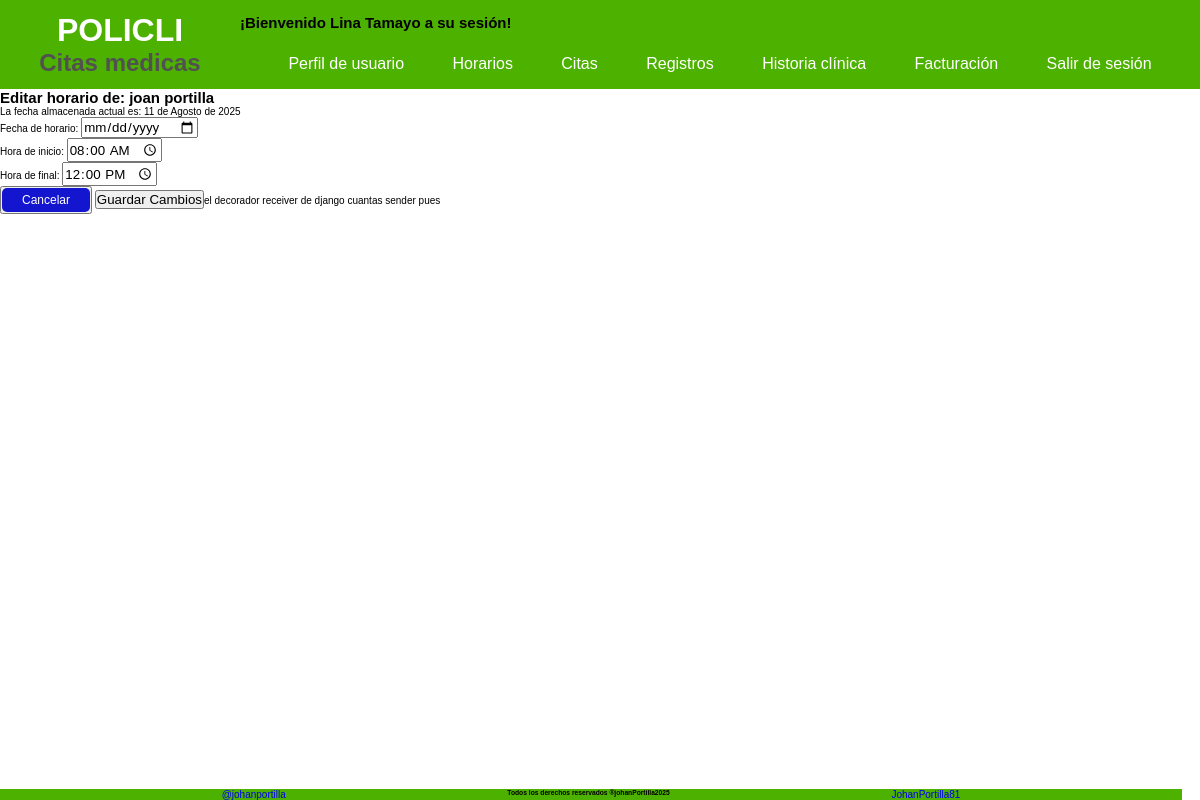
Screenshot of /sesion/listar/horarios/editar/1/ (signed in) with the database file from the repository.
### Aplicaciones/Inicio/models.py (models this page shows, shortened)
class CreacionUser(AbstractUser):
    class Tipo_User(models.TextChoices):
        ADMIN = 'Administrador',
        PACIENTE = 'Paciente'
        MEDICO = 'Medico'
        RECEPCION = 'Recepcionista'
    class Tipo_id(models.TextChoices):
        CEDULA = 'Cédula'
        TARJETA_ID= 'Tarjeta Identidad'
        CED_EXT = 'Cédula Extranjería'
        PASAPORTE = 'Pasaporte'
    tipo_id = models.CharField( max_length=20 ,choices = Tipo_id.choices, default = Tipo_id.CEDULA, verbose_name='Tipo de documento'  )
    numero_id = models.PositiveBigIntegerField(null=False, blank=False,  verbose_name='Numero de identificación', unique=True, default=0)
    telefono = models.PositiveBigIntegerField(null= False, blank= False, verbose_name='Teléfono', default=0)
    tipo_usuario = models.CharField(max_length=20, choices = Tipo_User.choices, default = Tipo_User.PACIENTE, verbose_name='Tipo Usuario')
    fecha_actualizacion = models.DateTimeField (auto_now=True, verbose_name='Ultima Actualización')
    nombre_completo= models.CharField(max_length = 100, null=False, blank= False, verbose_name='Nombre completo')
    cambiar_contrasena = models.BooleanField(default=True, verbose_name='Cambiar contraseña')

class CrearHorario(models.Model):
    id_usuario = models.ForeignKey(CreacionUser, on_delete= models.CASCADE, verbose_name='Medico')
    fecha = models.DateField(null=False, blank=False, verbose_name='Fecha de horario')
    hora_inicio = models.TimeField(null=False, blank=False, default= '08:00', verbose_name='Hora de inicio')# type: ignore
    hora_final = models.TimeField(null=False, blank=False, default= '18:00', verbose_name='Hora de final') # type: ignore
    duracion = models.IntegerField(null=False, blank=False, default= 20, verbose_name='Duración de Cita')
    fecha_registro = models.DateTimeField(auto_now_add=True)
    fecha_actualizacion = models.DateTimeField(auto_now=True)

### Aplicaciones/Inicio/views.py (the view, shortened to what this page needs)
@login_required # type: ignore
def editar_horario_medicos(request, pk):
    print('Entrando a editar horario medico')
    horaId = get_object_or_404(CrearHorario, pk=pk)
    medico= horaId.id_usuario
    if request.method == 'GET':
        admin = request.user
        print(admin.username)
        print(f'Horario # {horaId.pk}')
        form = Formato_editar_horario(instance=horaId, initial={'id_usuario': medico.nombre_completo, 'fecha': horaId.fecha})
        data = {
            'perfil': horaId,
            'admin': admin,
            'formato': form,
            'medico':medico
        }
        return render(request, 'sesiones/editar_horario.html', data)

### Aplicaciones/Inicio/forms.py (shortened to what this page needs)
class Formato_editar_horario(forms.ModelForm):
    class Meta:
        model = CrearHorario
        fields = ['fecha', 'hora_inicio', 'hora_final']
        widgets = {
            'fecha': forms.DateInput(attrs={'type': 'date'}),
            'hora_inicio': forms.TimeInput(format='%H:%M', attrs={'type': 'time', 'min': '06:00', 'max': '18:00'}),
            'hora_final': forms.TimeInput(format='%H:%M', attrs={'type': 'time', 'min': '06:00', 'max': '18:00'}),
        }

### templates/sesiones/editar_horario.html (shortened to what this page needs)
{% extends 'index.html' %}
{% block contenido1 %}
<div class="bloque__formulario">
    <h2 class="bloque__subtitulo">Editar horario de: {{perfil.id_usuario.nombre_completo}}</h2>
    <p>La fecha almacenada actual es: {{formato.fecha.value}}</p>
    <form class="formato__creacion" method="POST">
        {{ formato.as_p }}
        <div class="btn_opcion">
            <button>
                <a class="btn-secundary" href="{% url 'Lista_Horarios' %}">Cancelar</a>
            </button>
            <button class="envio" type="submit">Guardar Cambios</button>el decorador receiver de django cuantas sender pues
        </div>
    </form>
{% endblock %}

### templates/bloques/navbar_sesion.html (shortened to what this page needs)
<header class="header">
    <div class="navbar__container">
        <div>
            <h1 class="navbar__title">
                POLICLI
                <span class="navbar__subtitle">Citas medicas</span>
            </h1>
        </div>
        <div class="navbar-sesion">
            <h2 class="titulo__sesion">¡Bienvenido {{ user.nombre_completo }} a su sesión!</h2>
            <nav class="navbar-sesion__container">
                <ul class="navbar-sesion__list--first">
                    <li class="navbar-sesion__item">
                        <a href="{% url 'Principal' %}" class="navbar__link">Perfil de usuario</a>
                    </li>
                    <li class="navbar-sesion__item">
                        <a href="#" class="navbar__link">Horarios</a>
                    </li>
                    <li class="navbar-sesion__item">
                        <a href="#" class="navbar__link">Citas</a>
                    </li>
                    <li class="navbar-sesion__item"><a href="#" class="navbar__link">Registros</a>
                    </li>
                    <li class="navbar-sesion__item"><a href="#" class="navbar__link">Historia clínica</a>
                    </li>
                    <li class="navbar-sesion__item"><a href="#" class="navbar__link">Facturación</a></li>
                    <li class="navbar-sesion__item">
                        <a href="{% url 'Sesion_Cerrada' %}" class="navbar__link">Salir de sesión</a>
                    </li>
                </ul>
            </nav>
        </div>
    </div>
</header>

### static/css/variables.css (style rules this page uses)
:root { --primary-950: #4DB100; --primary-900: #55B40C; --primary-800: #67BC26; --primary-700: #79C43F; --primary-600: #8BCC59; --primary-500: #9DD472; --primary-400: #AEDB8C; --primary-300: #C0E3A5; --primary-200: #D2EBBF; --primary-100: #EAF3D8; --primary-50: #F6FBF2; --secundary-950:#FED638; --secundary-900:#FED841; --secundary-800:#FEDC55; --secundary-700:#FEE069; --secundary-600:#FEE47D; --secundary-500:#FEE891; --secundary-400:#FEECA5; --secundary-300:#FEF0B9; --secundary-200:#FEF4CD; --secundary-100:#FEF8E1; --secundary-50:#FEFCF5; --white: #fff; --black: #000; --gray-950: #101010; --gray-900: #262626; --gray-800: #3B3B3B; --gray-700: #515151; --gray-600: #676767; --gray-500: #7D7D7D; --gray-400: #929292; --gray-300: #A8A8A8; --gray-200: #BEBEBE; --gray-100: #D4D4D4; --gray-50: #E9E9E9; --main-font: Helvetica, Arial, sans-serif; --fs-xxxxl: 8.0rem; --fs-xxxl: 6.4rem; --fs-xxl: 4.8rem; --fs-xl: 4.0rem; --fs-lg: 3.2rem; --fs-md: 2.4rem; --fs-sm: 2.0rem; --fs-xs: 1.6rem; --fs-xxs: 1.4rem; --fs-xxxs: 1.2rem; }

### static/css/body.css (style rules this page uses)
html { margin: 0; box-sizing: border-box; font-size: 62.5%; }
* { padding: 0; margin: 0; box-sizing: border-box; font-family: var(--main-font); }
body { display: flex; flex-direction: column; }

### static/css/inicio.css (style rules this page uses)
.navbar__container { background-color: var(--primary-950); position: sticky; display: grid; grid-template-columns: repeat(2, 20% 80%); }
.navbar__title { margin: 0; color: var(--white); padding: 12px; font-size: var(--fs-lg); text-align: center; display: flex; flex-direction: column; }
.navbar__subtitle { font-size: var(--fs-md); color: var(--gray-700); }
.navbar__link { text-decoration: none; color: var(--white); font-size: var(--fs-xs); transition: color 0.3s ease; display: flex; }
.navbar-sesion { display: flex; flex-direction: column; justify-content: end; gap: 8px; }
.navbar-sesion__list--first { list-style: none; padding: 8px; margin: 0; display: flex; position: relative; justify-content: space-evenly; }
.navbar-sesion__item { position: relative; display: inline-block; padding: 8px; }

### static/css/tablas.css (style rules this page uses)
[class^="btn-"] { border: none; padding: 5px 20px; text-align: center; text-decoration: none; display: inline-block; font-size: var(--fs-xxxs); cursor: pointer; border-radius: 5px; }
.btn-secundary { background-color: rgb(19, 22, 206); color: white; }

### rows the page displays
CreacionUser: nombre_completo "Lina Tamayo"
CrearHorario: id_usuario.nombre_completo "joan portilla", fecha.value "11 de Agosto de 2025", hora_inicio "08:00", hora_final "12:00"
